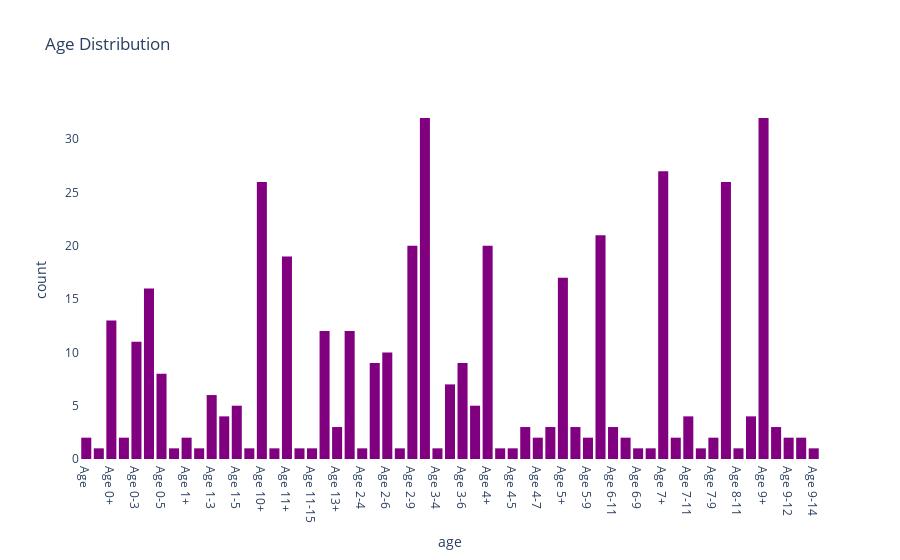

Notebook source saved alongside this figure:
### Markdown cell above
<h2> Exploratory Data Analysis <h2>

### Code cell
fig = px.histogram(df, x="cats", title="Age Distribution",color_discrete_sequence=['purple'], labels={'cats':'age'})
fig.update_layout(barmode='stack', xaxis={'categoryorder':'category ascending'})
fig.update_layout({
'plot_bgcolor': 'rgba(0, 0, 0, 0)',
'paper_bgcolor': 'rgba(0, 0, 0, 0)',
})
fig.show()

### Figure 1 — Plotly figure (JSON) as saved in the notebook; plotly's stock layout.template omitted (floating-point values rounded to 4 significant figures; data arrays with more than 128 entries replaced by an {"elided": "..."} marker saying what was removed)
{"data": [{"alignmentgroup": "True", "bingroup": "x", "hovertemplate": "age=%{x}<br>count=%{y}<extra></extra>", "legendgroup": "", "marker": {"color": "purple"}, "name": "", "offsetgroup": "", "orientation": "v", "showlegend": false, "type": "histogram", "x": {"elided": "430 str values"}, "xaxis": "x", "yaxis": "y"}], "layout": {"barmode": "stack", "legend": {"tracegroupgap": 0}, "paper_bgcolor": "rgba(0, 0, 0, 0)", "plot_bgcolor": "rgba(0, 0, 0, 0)", "title": {"text": "Age Distribution"}, "xaxis": {"anchor": "y", "categoryorder": "category ascending", "domain": [0, 1], "title": {"text": "age"}}, "yaxis": {"anchor": "x", "domain": [0, 1], "title": {"text": "count"}}}}
